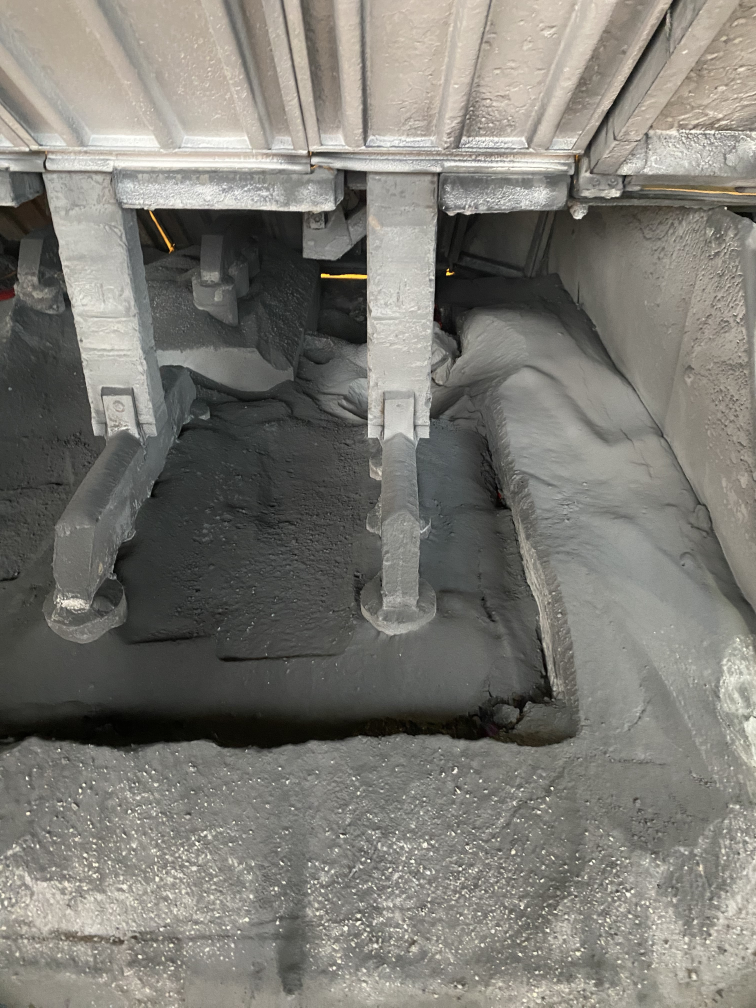
#> input picture Resources/Full_Image_set/IMG_3273.jpg, 3024 x 4032 px, found by its file name (shown at 1/4 size)
$ python Edge_detection.py
#> lines starting #> are read from the running program, lines starting #| are printed output that depends on the picture; after the words box and inside, x2 and y2 are one past the last pixel; in counts of white or black regions, pixels touching at a corner belong together
import cv2
import numpy as np

def process(img):
    img_gray = cv2.cvtColor(img, cv2.COLOR_BGR2GRAY)
    img_blur = cv2.GaussianBlur(img_gray, (11, 11), 10) #
    img_canny = cv2.Canny(img_blur, 0, 65) #img_blur is the threshold, 0
    kernel = np.ones((19, 19))
    img_dilate = cv2.dilate(img_canny, kernel, iterations=4)
    img_erode = cv2.erode(img_dilate, kernel, iterations=4)
    return img_erode

def draw_contours(img):
    contours, hierarchies = cv2.findContours(process(img), cv2.RETR_EXTERNAL, cv2.CHAIN_APPROX_NONE)
    cnt = max(contours, key=cv2.contourArea)
    peri = cv2.arcLength(cnt, True)
    approx = cv2.approxPolyDP(cnt, 0.004 * peri, True)
    cv2.drawContours(img, [approx], -1, (255, 255, 0), 2)

path = 'Resources/Full_image_set_resized/IMG_3273.jpg'
img = cv2.imread(path)
#> img is the input picture: shape (4032, 3024, 3); mean B, G, R 116.1, 122.7, 124.5
h, w, c = img.shape

draw_contours(img)
#> in process, `img_canny = cv2.Canny(img_blur, 0, 65)`:
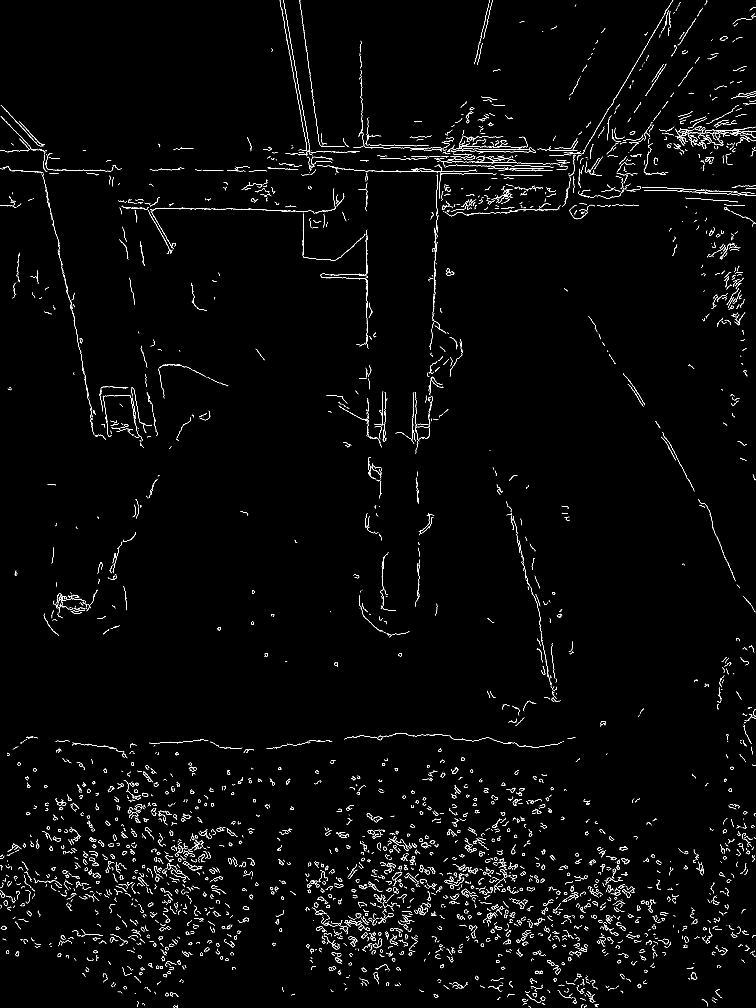
#> img_canny: shape (4032, 3024) (shown at 1/4 size); 1.1% white in thin lines or dots
#> in process, `img_dilate = cv2.dilate(img_canny, kernel, iterations=4)`:
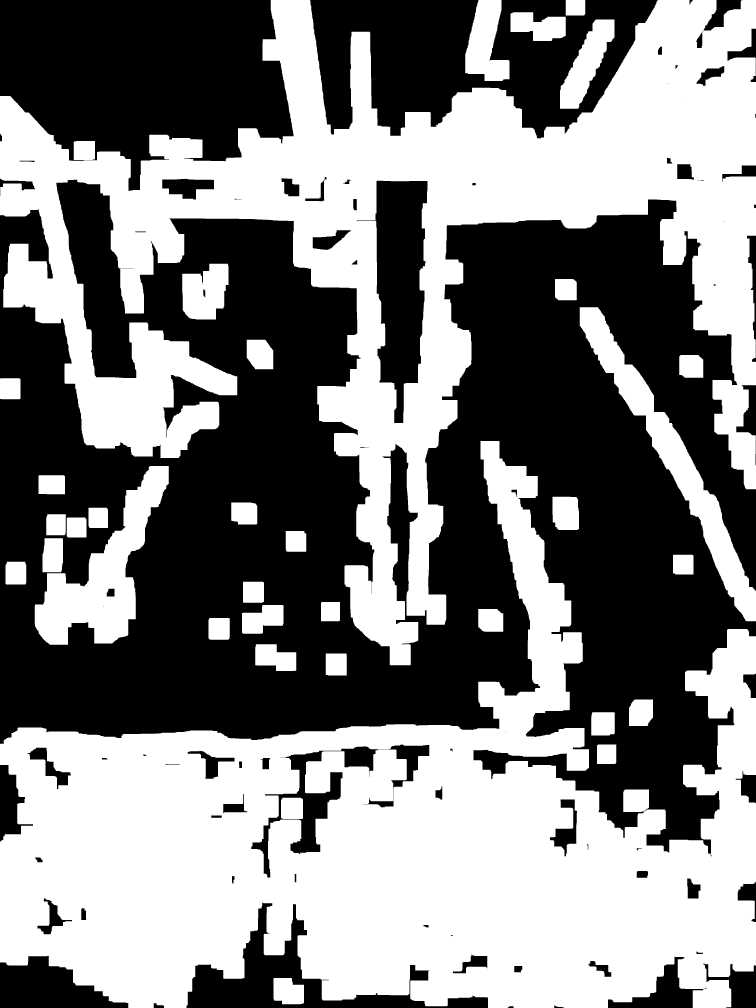
#> img_dilate: shape (4032, 3024) (shown at 1/4 size); 50% white; 82 black regions (5 under 20 px), largest, box (x1, y1, x2, y2) and area: (0, 719, 3024, 3426) 4423643, (0, 0, 1175, 763) 631052, (1240, 0, 2632, 557) 440197
#> in process, `img_erode = cv2.erode(img_dilate, kernel, iterations=4)`:
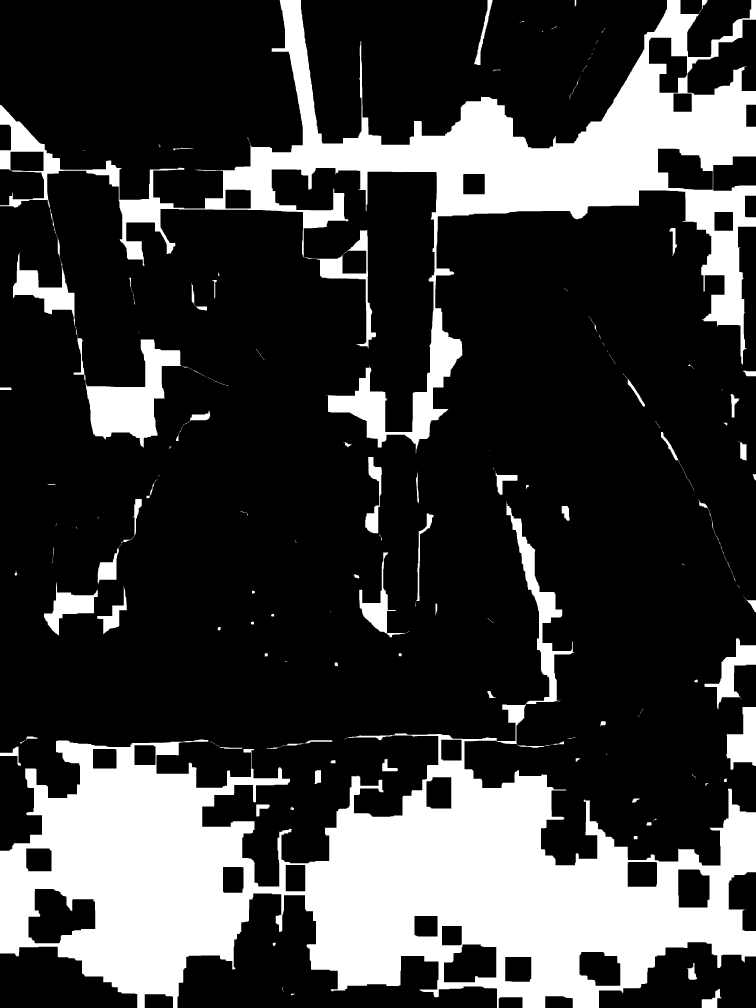
#> img_erode: shape (4032, 3024) (shown at 1/4 size); 23.6% white; 150 white regions (38 under 20 px)
#> in draw_contours, `contours, hierarchies = cv2.findContours(process(img), cv2.RETR_EXTERN..`: contours = 150 contours, 67 with area under 20; largest, box (x1, y1, x2, y2) and area: (0, 2005, 3024, 4032) 1940318, (0, 0, 3024, 1815) 1055563, (2904, 2828, 3024, 3079) 18612, (2818, 2552, 3024, 2838) 17096, (175, 2329, 391, 2543) 16170
#> in draw_contours, `cnt = max(contours, key=cv2.contourArea)`: cnt = contour of 21823 points, box (x1, y1, x2, y2) (0, 2005, 3024, 4032), area 1940318
#> in draw_contours, `peri = cv2.arcLength(cnt, True)`: peri = 22325.4
#> in draw_contours, `approx = cv2.approxPolyDP(cnt, 0.004 * peri, True)`: approx = contour of 59 points, box (x1, y1, x2, y2) (0, 2005, 3024, 4032), area 2031665


img = cv2.resize(img, (w // 2, h // 2))
#> img: shape (2016, 1512, 3)

cv2.imshow("Image", img)
cv2.waitKey(0)

$ run again, with Resources/Full_Image_set/IMG_3246.jpg copied over Resources/Full_Image_set/IMG_3273.jpg
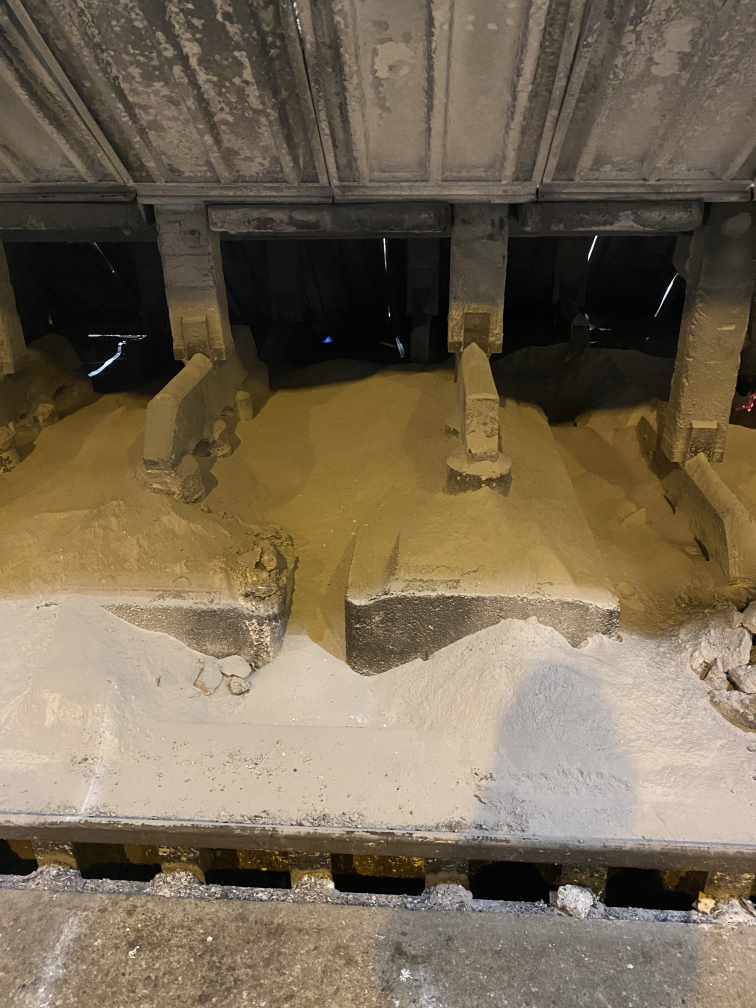
#> input picture Resources/Full_Image_set/IMG_3246.jpg, 3024 x 4032 px, found by its file name (shown at 1/4 size)
#> img is the input picture: shape (4032, 3024, 3); mean B, G, R 84.1, 105.2, 118.5
#> in process, `img_canny = cv2.Canny(img_blur, 0, 65)`:
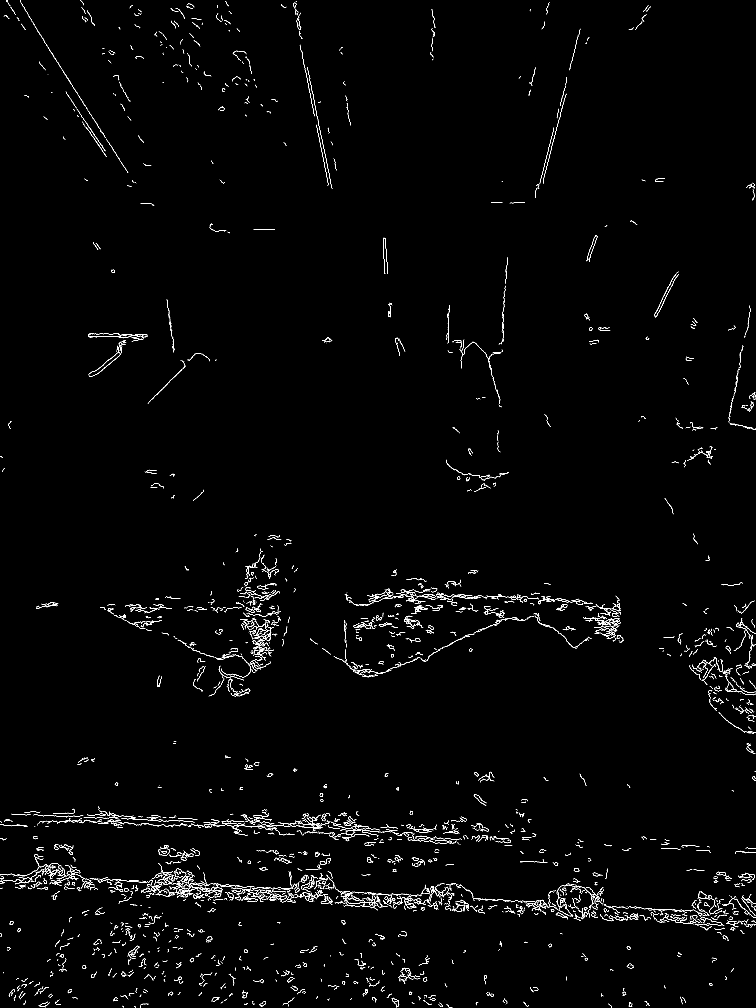
#> img_canny: shape (4032, 3024) (shown at 1/4 size); 0.79% white in thin lines or dots
#> img_dilate: shape (4032, 3024); 36.8% white; 74 white regions, largest, box (x1, y1, x2, y2) and area: (0, 3051, 3024, 4032) 1743910, (1204, 2242, 2531, 2745) 389735, (364, 2100, 1228, 2821) 319367
#> in process, `img_erode = cv2.erode(img_dilate, kernel, iterations=4)`:
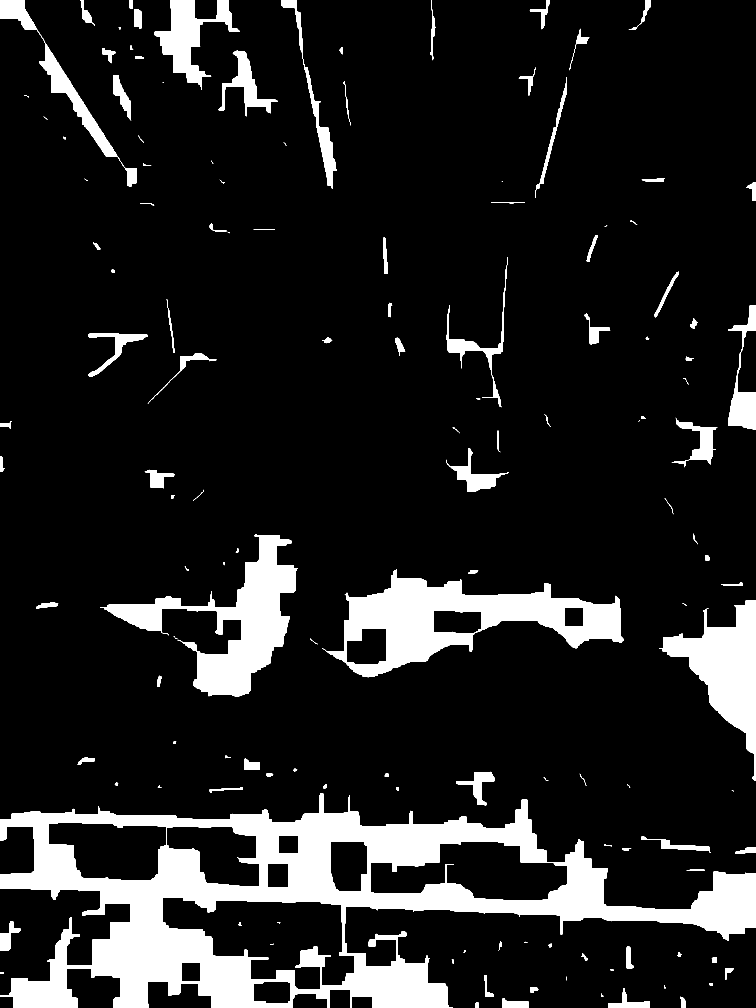
#> img_erode: shape (4032, 3024) (shown at 1/4 size); 12.6% white; 152 white regions (14 under 20 px)
#> contours = 149 contours, 37 with area under 20; largest, box (x1, y1, x2, y2) and area: (0, 3174, 3024, 4032) 1313048, (1288, 2278, 2495, 2709) 231416, (400, 2136, 1192, 2785) 145692, (2636, 2403, 3024, 3124) 103623, (619, 0, 959, 360) 40723
#> cnt = contour of 14028 points, box (x1, y1, x2, y2) (0, 3174, 3024, 4032), area 1313048
#> peri = 14281.5
#> approx = contour of 55 points, box (x1, y1, x2, y2) (0, 3174, 3024, 4032), area 1340827

$ run again, with Resources/Full_Image_set/IMG_3258.jpg copied over Resources/Full_Image_set/IMG_3273.jpg
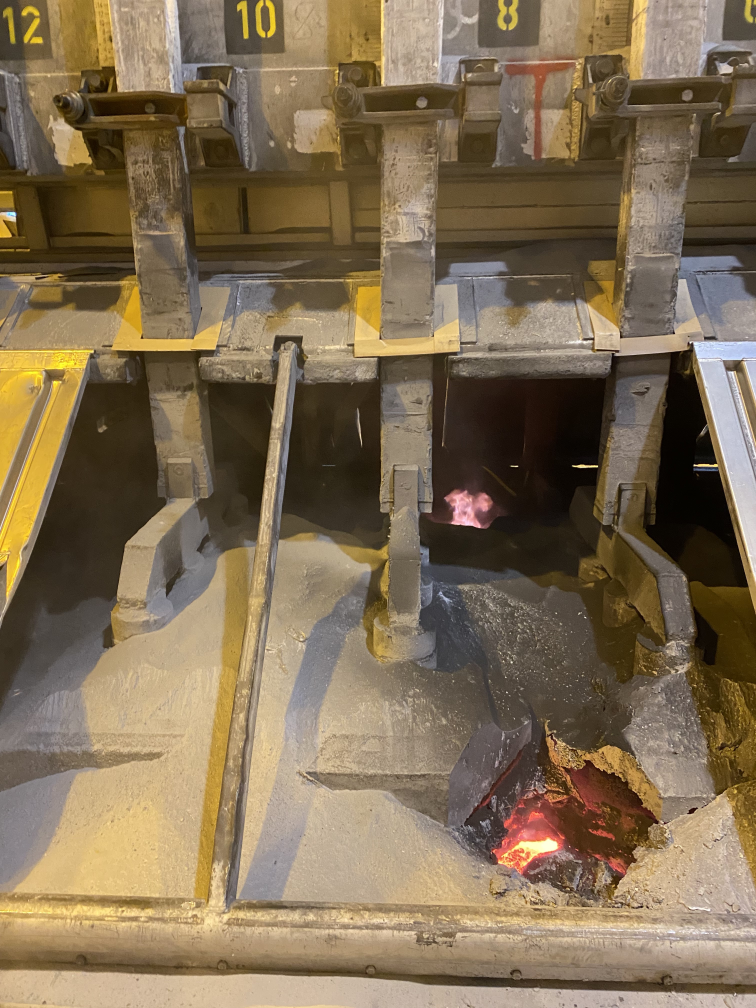
#> input picture Resources/Full_Image_set/IMG_3258.jpg, 3024 x 4032 px, found by its file name (shown at 1/4 size)
#> img is the input picture: shape (4032, 3024, 3); mean B, G, R 84, 110.3, 128.6
#> in process, `img_canny = cv2.Canny(img_blur, 0, 65)`:
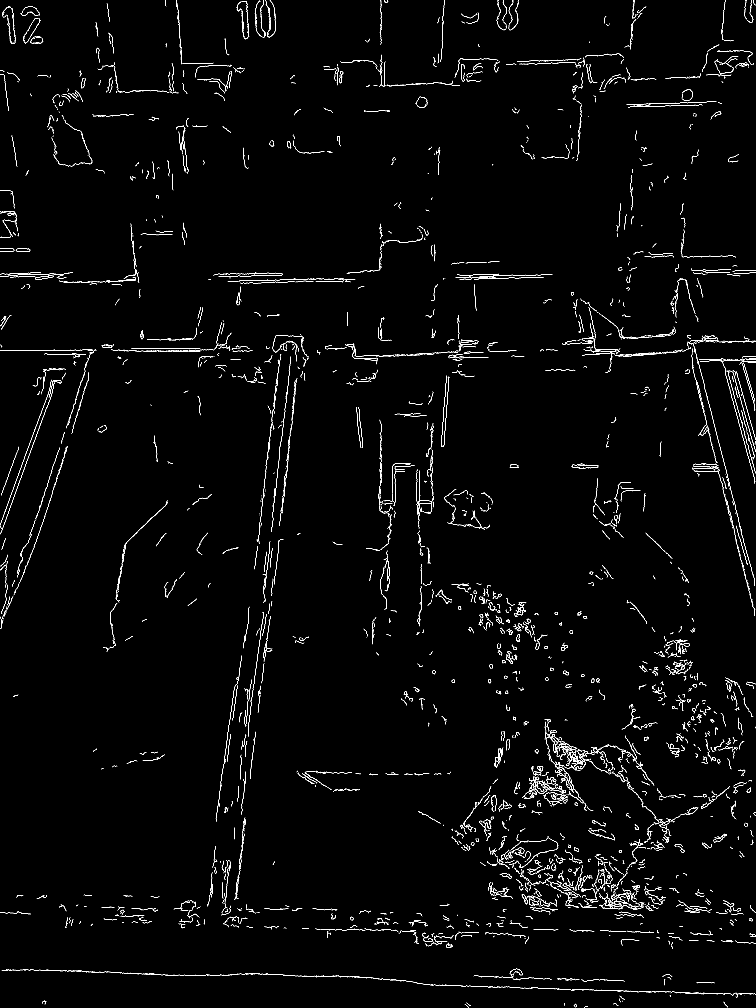
#> img_canny: shape (4032, 3024) (shown at 1/4 size); 1% white in thin lines or dots
#> img_dilate: shape (4032, 3024); 50.8% white; 69 black regions (6 under 20 px), largest, box (x1, y1, x2, y2) and area: (0, 1438, 1060, 3615) 1399728, (0, 0, 3024, 1388) 1384952, (991, 1454, 2016, 3657) 1041978
#> img_erode: shape (4032, 3024); 17.5% white; 105 white regions (12 under 20 px)
#> contours = 105 contours, 19 with area under 20; largest, box (x1, y1, x2, y2) and area: (0, 1228, 3024, 3795) 1357262, (1300, 1136, 2337, 2842) 249646, (2248, 814, 3024, 2464) 210195, (1294, 0, 3024, 644) 137794, (189, 0, 1104, 665) 107628
#> cnt = contour of 24655 points, box (x1, y1, x2, y2) (0, 1228, 3024, 3795), area 1357262
#> peri = 25425.9
#> approx = contour of 36 points, box (x1, y1, x2, y2) (0, 1228, 3024, 3776), area 1588445
#> in draw_contours, `cv2.drawContours(img, [approx], -1, (255, 255, 0), 2)`:
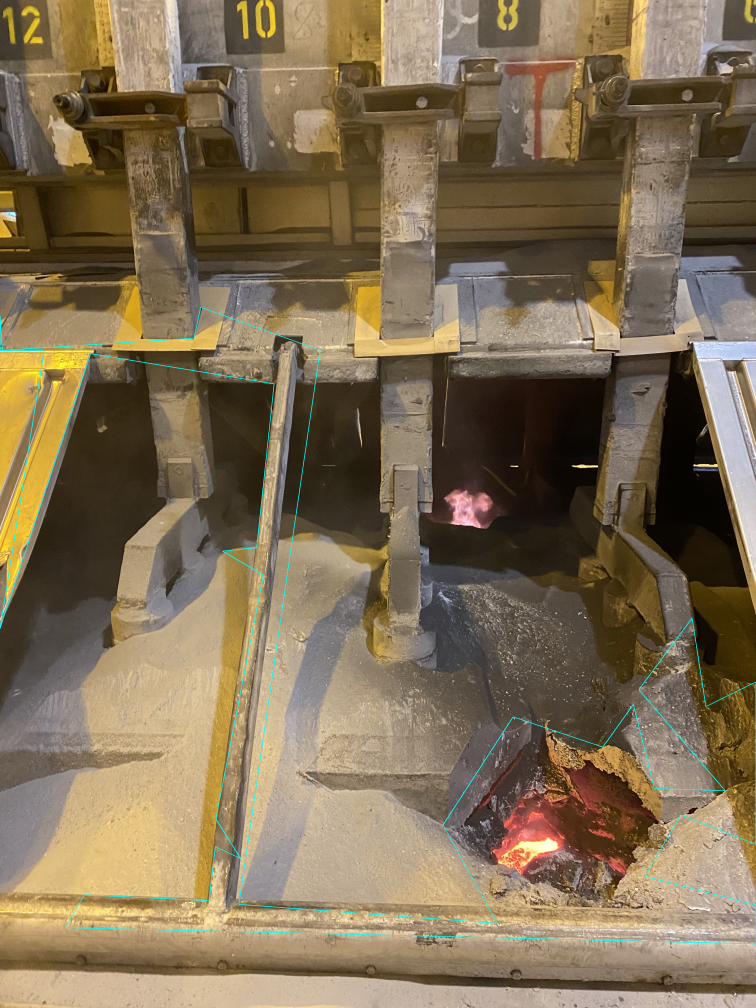
#> img: shape (4032, 3024, 3) (shown at 1/4 size); mean B, G, R 84.8, 110.8, 127.9
